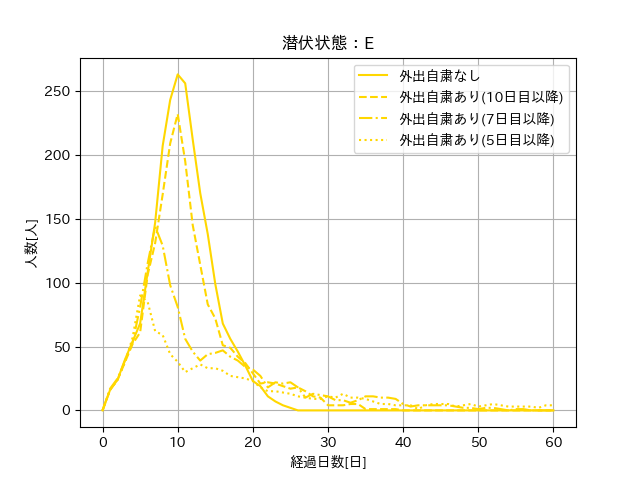

Recreate this plot in Python.
import numpy as np
import matplotlib.pyplot as plt
import japanize_matplotlib

fig = plt.figure()

plt.title("潜伏状態：E")
plt.grid()
plt.xlabel("経過日数[日]")
plt.ylabel("人数[人]")

x = np.linspace(0, 60, 61)
E1 = [   0,  16,  24,  40,  54,  68, 108, 147, 207, 243, 263,
           256, 212, 170, 138,  99,  68,  56,  46,  35,  23,  
            19,  11,   7,   4,   2,   0,   0,   0,   0,   0,
             0,   0,   0,   0,   0,   0,   0,   0,   0,   0,
             0,   0,   0,   0,   0,   0,   0,   0,   0,   0,
             0,   0,   0,   0,   0,   0,   0,   0,   0,   0]

E2 = [   0,  16,  24,  38,  52,  61, 106, 131, 169, 209, 232,
           195, 145, 114,  83,  72,  51,  49,  42,  37,  29,  
            21,  22,  21,  19,  17,  18,  15,  11,  10,   4,
             4,   4,   5,   5,   1,   1,   1,   1,   1,   0,
             0,   0,   0,   0,   0,   0,   0,   0,   0,   0,
             0,   0,   0,   0,   0,   0,   0,   0,   0,   0]

E3 = [   0,  17,  25,  39,  53,  81, 115, 144, 129,  98,  81,
            56,  46,  39,  44,  45,  47,  42,  39,  34,  32,
            27,  18,  22,  21,  22,  18,  10,  13,  12,  11,
             8,   8,   6,   8,  11,  11,  10,  10,   9,   5,
             3,   4,   4,   4,   4,   4,   3,   2,   2,   1,
             2,   2,   1,   0,   1,   1,   0,   0,   0,   0]

E4 = [   0,  16,  24,  38,  57,  90,  85,  62,  59,  44,  38,
            30,  33,  36,  33,  33,  31,  27,  26,  25,  23,
            18,  15,  15,  14,  13,  11,  10,   9,   9,  11,
            10,  13,  10,  10,   9,   7,   5,   5,   4,   4,
             4,   1,   4,   5,   5,   5,   3,   4,   5,   3,
             4,   5,   4,   3,   3,   3,   3,   2,   4,   4]

plt.plot(x, E1, color="gold", label="外出自粛なし")
plt.plot(x, E2, color="gold", label="外出自粛あり(10日目以降)", linestyle="dashed")
plt.plot(x, E3, color="gold", label="外出自粛あり(7日目以降)", linestyle="dashdot")
plt.plot(x, E4, color="gold", label="外出自粛あり(5日目以降)", linestyle="dotted")

plt.legend()

plt.show()
fig.savefig("E.png")